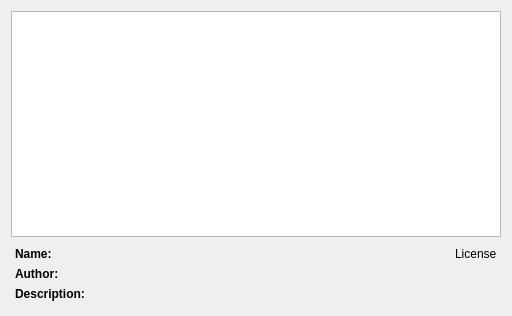
<?xml version="1.0" encoding="UTF-8"?>
<ui version="4.0">
 <class>ThemeManager</class>
 <widget class="QWidget" name="ThemeManager">
  <property name="geometry">
   <rect>
    <x>0</x>
    <y>0</y>
    <width>512</width>
    <height>316</height>
   </rect>
  </property>
  <layout class="QVBoxLayout" name="verticalLayout">
   <item>
    <widget class="QListWidget" name="listWidget">
     <property name="iconSize">
      <size>
       <width>32</width>
       <height>32</height>
      </size>
     </property>
    </widget>
   </item>
   <item>
    <widget class="QWidget" name="widget" native="true">
     <property name="sizePolicy">
      <sizepolicy hsizetype="Preferred" vsizetype="Maximum">
       <horstretch>0</horstretch>
       <verstretch>0</verstretch>
      </sizepolicy>
     </property>
     <layout class="QFormLayout" name="formLayout">
      <property name="fieldGrowthPolicy">
       <enum>QFormLayout::AllNonFixedFieldsGrow</enum>
      </property>
      <property name="leftMargin">
       <number>4</number>
      </property>
      <property name="topMargin">
       <number>4</number>
      </property>
      <property name="rightMargin">
       <number>4</number>
      </property>
      <property name="bottomMargin">
       <number>4</number>
      </property>
      <item row="0" column="0">
       <widget class="QLabel" name="label">
        <property name="text">
         <string>&lt;b&gt;Name:&lt;/b&gt;</string>
        </property>
        <property name="alignment">
         <set>Qt::AlignLeading|Qt::AlignLeft|Qt::AlignTop</set>
        </property>
       </widget>
      </item>
      <item row="1" column="0">
       <widget class="QLabel" name="label_2">
        <property name="text">
         <string>&lt;b&gt;Author:&lt;/b&gt;</string>
        </property>
        <property name="alignment">
         <set>Qt::AlignLeading|Qt::AlignLeft|Qt::AlignTop</set>
        </property>
       </widget>
      </item>
      <item row="1" column="1">
       <widget class="QLabel" name="author">
        <property name="text">
         <string/>
        </property>
        <property name="wordWrap">
         <bool>true</bool>
        </property>
        <property name="textInteractionFlags">
         <set>Qt::LinksAccessibleByMouse|Qt::TextSelectableByMouse</set>
        </property>
       </widget>
      </item>
      <item row="2" column="0">
       <widget class="QLabel" name="label_3">
        <property name="text">
         <string>&lt;b&gt;Description:&lt;/b&gt;</string>
        </property>
        <property name="alignment">
         <set>Qt::AlignLeading|Qt::AlignLeft|Qt::AlignTop</set>
        </property>
       </widget>
      </item>
      <item row="2" column="1">
       <widget class="QLabel" name="description">
        <property name="text">
         <string/>
        </property>
        <property name="wordWrap">
         <bool>true</bool>
        </property>
        <property name="textInteractionFlags">
         <set>Qt::LinksAccessibleByMouse|Qt::TextSelectableByMouse</set>
        </property>
       </widget>
      </item>
      <item row="0" column="1">
       <layout class="QHBoxLayout" name="horizontalLayout">
        <item>
         <widget class="QLabel" name="name">
          <property name="text">
           <string/>
          </property>
          <property name="textInteractionFlags">
           <set>Qt::LinksAccessibleByMouse|Qt::TextSelectableByMouse</set>
          </property>
         </widget>
        </item>
        <item>
         <widget class="ClickableLabel" name="license">
          <property name="sizePolicy">
           <sizepolicy hsizetype="Fixed" vsizetype="Preferred">
            <horstretch>0</horstretch>
            <verstretch>0</verstretch>
           </sizepolicy>
          </property>
          <property name="cursor">
           <cursorShape>PointingHandCursor</cursorShape>
          </property>
          <property name="text">
           <string>License</string>
          </property>
          <property name="html-link-look" stdset="0">
           <bool>true</bool>
          </property>
         </widget>
        </item>
       </layout>
      </item>
     </layout>
    </widget>
   </item>
  </layout>
 </widget>
 <customwidgets>
  <customwidget>
   <class>ClickableLabel</class>
   <extends>QLabel</extends>
   <header>mc.tools.ClickableLabel</header>
  </customwidget>
 </customwidgets>
 <resources/>
 <connections/>
</ui>
